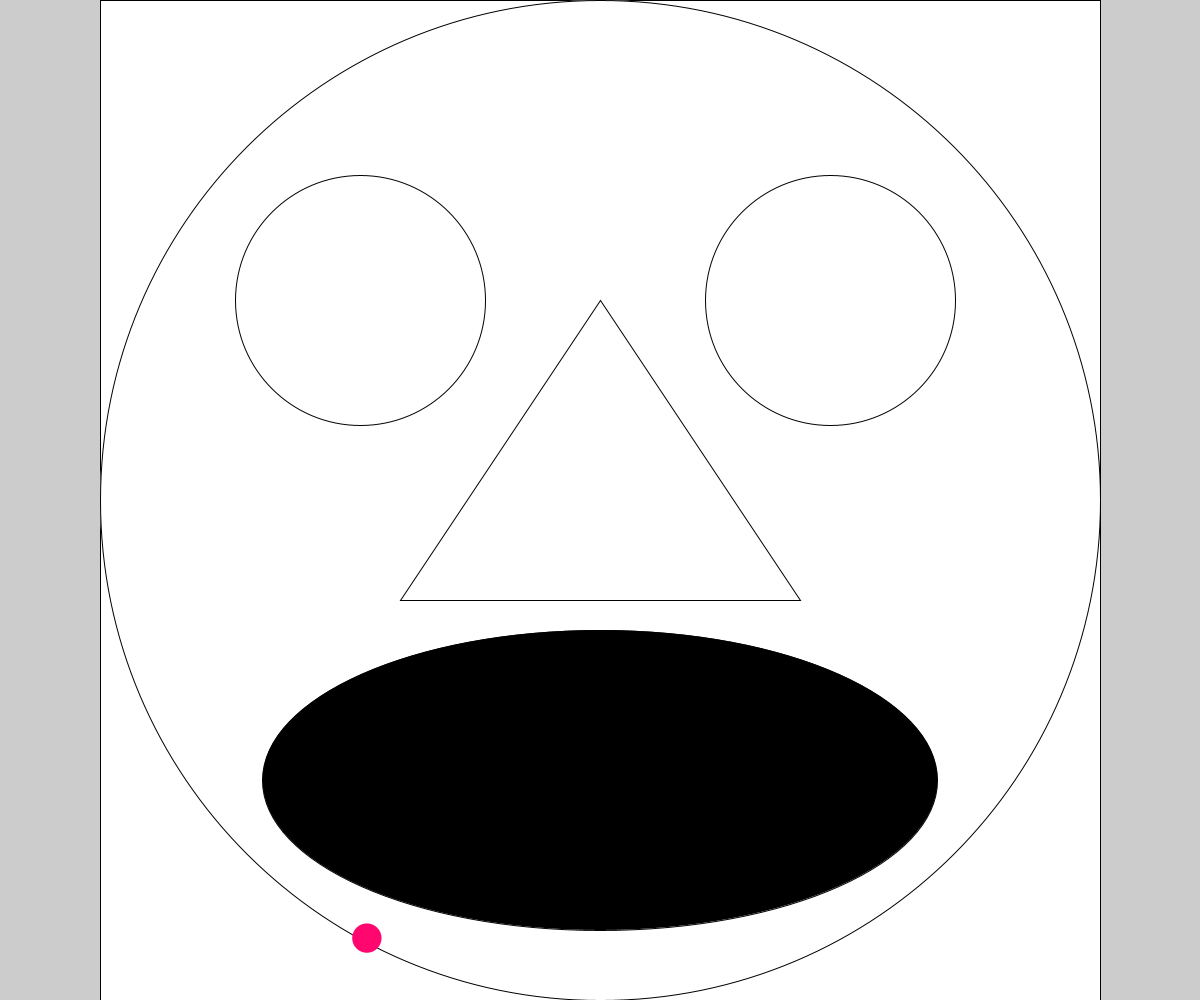
Frame 1 (no input)
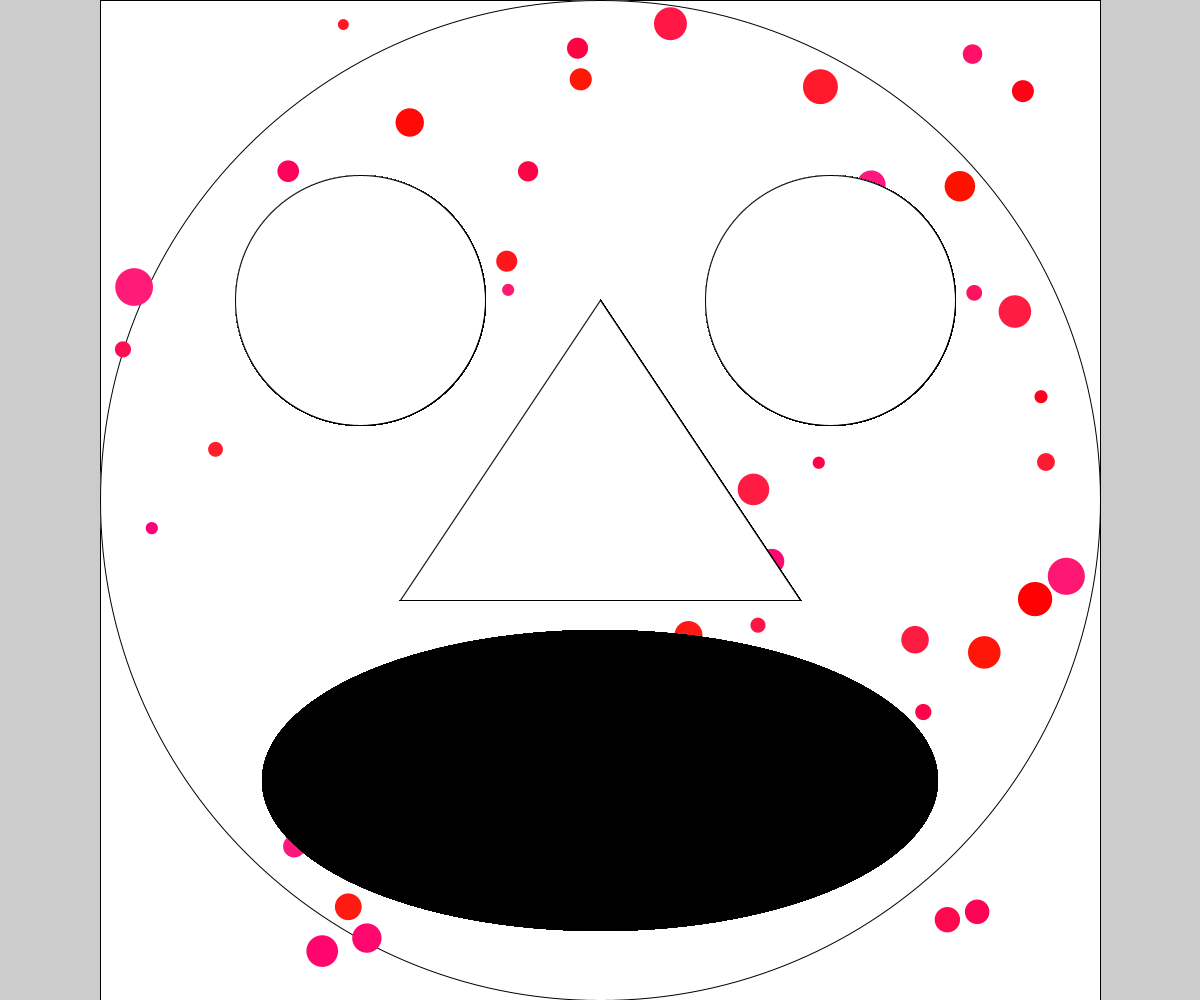
Frame 60 (the mouse pressed at the canvas centre just before this capture)
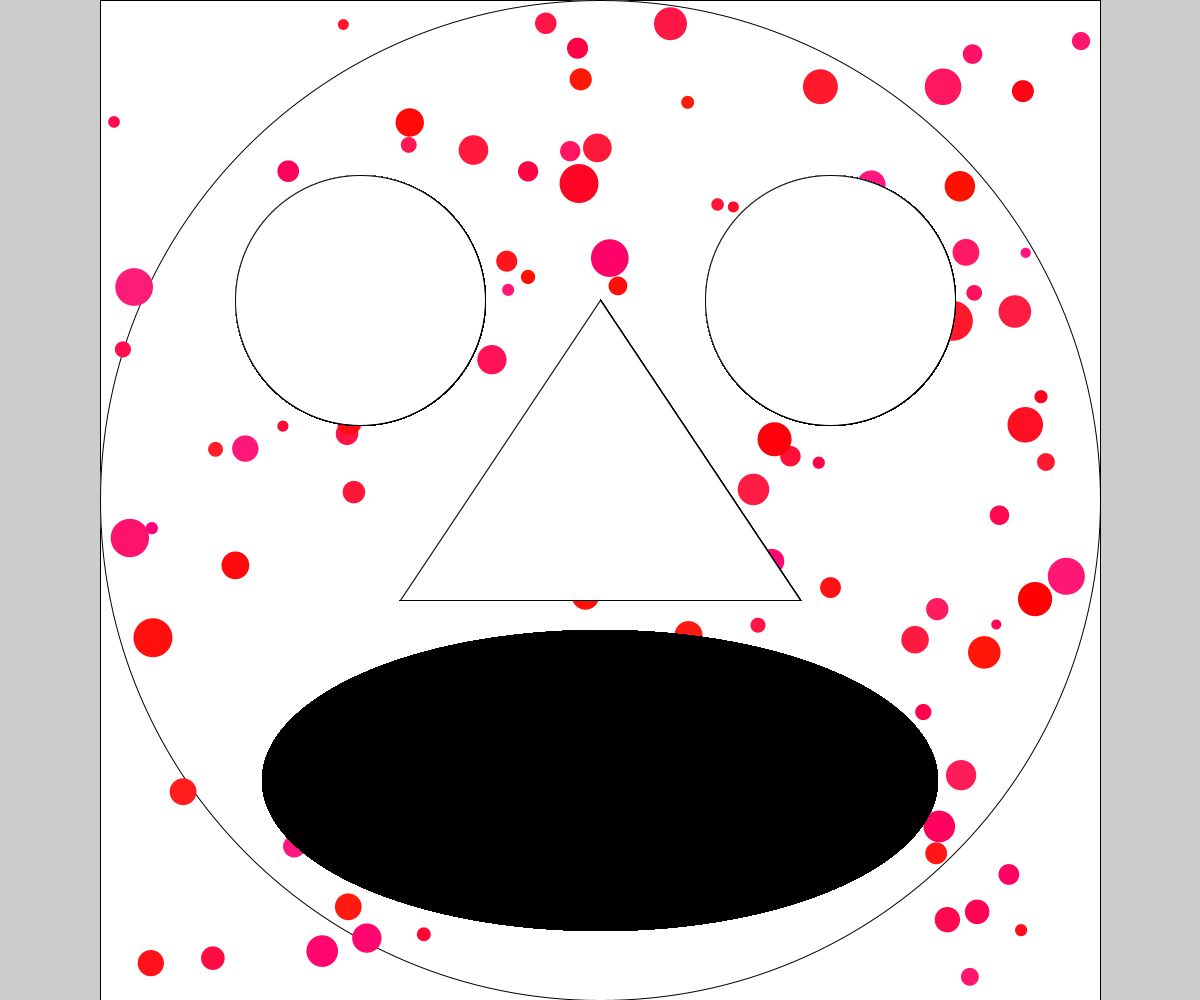
Frame 120 (the mouse held since frame 60 and released just before this capture)

The Processing sketch that drew these frames (run headless with seeded random() and noise(); from frame 60 on, the mouse is pressed at the canvas centre):

// Processing sketch: Red_Dots
// ── Red_Dots.pde
//Global Variables
int appWidth, appHeight;
int reset=1;
color resetWhite=#FFFFFF,black=#000000;
Boolean nightMode=false;
//
void setup() {
  //Display & Orientation
  size(1200, 1000);
  //fullScreen(); //displayWidth & displayHeight
  displayOrientation(); //need smaller dimension (ternary operator)
  appWidth = width;
  appHeight = height;
  //
  population();
  //Theme: i.e Face (will work in portrait and landscape)
  faceSetup();
 
 
  //Back Image with tint()
} //End setup
//
void draw() {
  //OS System Start Button
  //Splash Screen Level start button | Measles Reset Button
  //Theme: measles with different sizes and colours
 measlesDynamic();
   eyes();
  nose();
  mouth();
} //End draw
//
void keyPressed() {
  //keyBoard Shortcuts
  if (key=='N' | key=='n'){
  if (nightMode==false){
  nightMode=true;
}else{
  nightMode=false;
  }
  }
  
} //End keyPressed
//
void mousePressed() {
  //OS System Start Button
  //Splash Screen Start Button
  //Quit Button
  //Night Mode (includes day mode)
} //End mousePressed
//
//End MAIN Program

// ── Face.pde
float rectfaceX,rectfaceY,rectfaceWidth,rectfaceHeight;
float faceX,faceY,faceDiameter;
void faceSetup(){
//Face: inscribing a circle in a square
// start from center of display
rect(rectfaceX,rectfaceY,rectfaceWidth,rectfaceHeight);//locic rect
ellipse(faceX,faceY,faceDiameter,faceDiameter);

}//end face setup
//
//end face supprogram

// ── Measles_Dynamic.pde
 float measleX,measleY,measlediameter;
 color measlesColour;
 //
  void measlesDynamic(){
    //
    //poulation code must stay here
     measlediameter = random(appHeight*1/100,appHeight*1/25);
    float measleRadius = measlediameter * 1/2;
    measleX = random(rectfaceX+measleRadius,rectfaceX+rectfaceWidth-measleRadius);
    measleY = random(appHeight*0+measleRadius,appHeight-measleRadius);//use smaller dimension
    // night mode
    measlesColour = ( nightMode==true) ?color(255,random(0,40),0) :color(255,random(0,30),random(130)); ;
    
   //measlesColour = color(255,random(0,40),random(130));
   //pink: (255,0,130;
   //Dark red:(255,24,0);
    //
    noStroke();
    fill(measlesColour);
  ellipse(measleX,measleY,measlediameter,measlediameter);
  fill(resetWhite);
  stroke(reset);
  
  }//end

// ── display_Orientation.pde
  Boolean landscape=false, portrait=false; //CAUTION: if landscape is false, then portrait must be true
//
void displayOrientation() {
  //Display Orientation Algorithm, see Hello World copy
  landscape = true; //Hardcoded for now
} //End displayOrientation
//
//End Display Orientation Subprogram

// ── eyes.pde
void eyes(){
circle(360, 300, 250);//left
circle(830, 300, 250);//right

}//end

// ── mouth.pde
void mouth(){
  fill(black);
ellipse(600, 780, 675,300);
fill(resetWhite);

}//end

// ── nose.pde
void nose(){
 triangle(400,600,800,600,600,300);

}//end

// ── void_poulation.pde
void population(){
  //
  float centerX =appWidth*1/2 ;
  float centerY =appHeight*1/2 ;
  //
  float smallerDimension;
   smallerDimension = (landscape==true) ?height : width;//ternary operator
 rectfaceX=centerX-smallerDimension*1/2 ;
 rectfaceY=appHeight*0 ;
 rectfaceWidth=smallerDimension ;
 rectfaceHeight=smallerDimension ;
 faceX=centerX ;
 faceY=centerY ;
 faceDiameter=smallerDimension ;
//
}//end pop
//
//end supprogram
